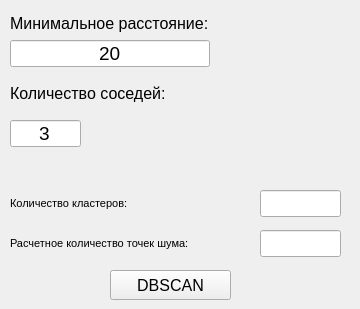
   <widget class="QWidget" name="tab">
    <attribute name="title">
     <string>DBSCAN</string>
    </attribute>
    <widget class="QLabel" name="label_8">
     <property name="geometry">
      <rect>
       <x>10</x>
       <y>80</y>
       <width>341</width>
       <height>27</height>
      </rect>
     </property>
     <property name="minimumSize">
      <size>
       <width>341</width>
       <height>27</height>
      </size>
     </property>
     <property name="maximumSize">
      <size>
       <width>341</width>
       <height>27</height>
      </size>
     </property>
     <property name="font">
      <font>
       <pointsize>12</pointsize>
      </font>
     </property>
     <property name="text">
      <string>Количество соседей:</string>
     </property>
    </widget>
    <widget class="QLineEdit" name="lineEdit_3">
     <property name="geometry">
      <rect>
       <x>10</x>
       <y>120</y>
       <width>71</width>
       <height>27</height>
      </rect>
     </property>
     <property name="minimumSize">
      <size>
       <width>30</width>
       <height>27</height>
      </size>
     </property>
     <property name="maximumSize">
      <size>
       <width>200</width>
       <height>27</height>
      </size>
     </property>
     <property name="font">
      <font>
       <pointsize>14</pointsize>
      </font>
     </property>
     <property name="layoutDirection">
      <enum>Qt::RightToLeft</enum>
     </property>
     <property name="text">
      <string>3</string>
     </property>
     <property name="alignment">
      <set>Qt::AlignCenter</set>
     </property>
    </widget>
    <widget class="QLabel" name="label_9">
     <property name="geometry">
      <rect>
       <x>10</x>
       <y>10</y>
       <width>341</width>
       <height>27</height>
      </rect>
     </property>
     <property name="minimumSize">
      <size>
       <width>341</width>
       <height>27</height>
      </size>
     </property>
     <property name="maximumSize">
      <size>
       <width>341</width>
       <height>27</height>
      </size>
     </property>
     <property name="font">
      <font>
       <pointsize>12</pointsize>
      </font>
     </property>
     <property name="text">
      <string>Минимальное расстояние: </string>
     </property>
    </widget>
    <widget class="QLineEdit" name="lineEdit_4">
     <property name="geometry">
      <rect>
       <x>10</x>
       <y>40</y>
       <width>200</width>
       <height>27</height>
      </rect>
     </property>
     <property name="minimumSize">
      <size>
       <width>200</width>
       <height>27</height>
      </size>
     </property>
     <property name="maximumSize">
      <size>
       <width>200</width>
       <height>27</height>
      </size>
     </property>
     <property name="font">
      <font>
       <pointsize>14</pointsize>
      </font>
     </property>
     <property name="layoutDirection">
      <enum>Qt::RightToLeft</enum>
     </property>
     <property name="text">
      <string>20</string>
     </property>
     <property name="alignment">
      <set>Qt::AlignCenter</set>
     </property>
    </widget>
    <widget class="QPushButton" name="pushButton_analiz_3">
     <property name="geometry">
      <rect>
       <x>110</x>
       <y>270</y>
       <width>121</width>
       <height>30</height>
      </rect>
     </property>
     <property name="minimumSize">
      <size>
       <width>50</width>
       <height>30</height>
      </size>
     </property>
     <property name="maximumSize">
      <size>
       <width>350</width>
       <height>30</height>
      </size>
     </property>
     <property name="font">
      <font>
       <pointsize>12</pointsize>
      </font>
     </property>
     <property name="text">
      <string>DBSCAN</string>
     </property>
    </widget>
    <widget class="QLabel" name="label_13">
     <property name="geometry">
      <rect>
       <x>10</x>
       <y>190</y>
       <width>341</width>
       <height>27</height>
      </rect>
     </property>
     <property name="minimumSize">
      <size>
       <width>341</width>
       <height>27</height>
      </size>
     </property>
     <property name="maximumSize">
      <size>
       <width>341</width>
       <height>27</height>
      </size>
     </property>
     <property name="font">
      <font>
       <pointsize>8</pointsize>
      </font>
     </property>
     <property name="text">
      <string>Количество кластеров:</string>
     </property>
    </widget>
    <widget class="QLabel" name="label_14">
     <property name="geometry">
      <rect>
       <x>10</x>
       <y>230</y>
       <width>341</width>
       <height>27</height>
      </rect>
     </property>
     <property name="minimumSize">
      <size>
       <width>341</width>
       <height>27</height>
      </size>
     </property>
     <property name="maximumSize">
      <size>
       <width>341</width>
       <height>27</height>
      </size>
     </property>
     <property name="font">
      <font>
       <pointsize>8</pointsize>
      </font>
     </property>
     <property name="text">
      <string>Расчетное количество точек шума:</string>
     </property>
    </widget>
    <widget class="QLineEdit" name="textBoxIDSelectedObjects">
     <property name="geometry">
      <rect>
       <x>260</x>
       <y>190</y>
       <width>81</width>
       <height>27</height>
      </rect>
     </property>
     <property name="minimumSize">
      <size>
       <width>81</width>
       <height>27</height>
      </size>
     </property>
     <property name="maximumSize">
      <size>
       <width>200</width>
       <height>27</height>
      </size>
     </property>
     <property name="font">
      <font>
       <pointsize>14</pointsize>
      </font>
     </property>
     <property name="layoutDirection">
      <enum>Qt::RightToLeft</enum>
     </property>
     <property name="text">
      <string/>
     </property>
     <property name="alignment">
      <set>Qt::AlignCenter</set>
     </property>
    </widget>
    <widget class="QLineEdit" name="textBoxIDSelectedObjects2">
     <property name="geometry">
      <rect>
       <x>260</x>
       <y>230</y>
       <width>81</width>
       <height>27</height>
      </rect>
     </property>
     <property name="minimumSize">
      <size>
       <width>81</width>
       <height>27</height>
      </size>
     </property>
     <property name="maximumSize">
      <size>
       <width>200</width>
       <height>27</height>
      </size>
     </property>
     <property name="font">
      <font>
       <pointsize>14</pointsize>
      </font>
     </property>
     <property name="layoutDirection">
      <enum>Qt::RightToLeft</enum>
     </property>
     <property name="text">
      <string/>
     </property>
     <property name="alignment">
      <set>Qt::AlignCenter</set>
     </property>
    </widget>
   </widget>
